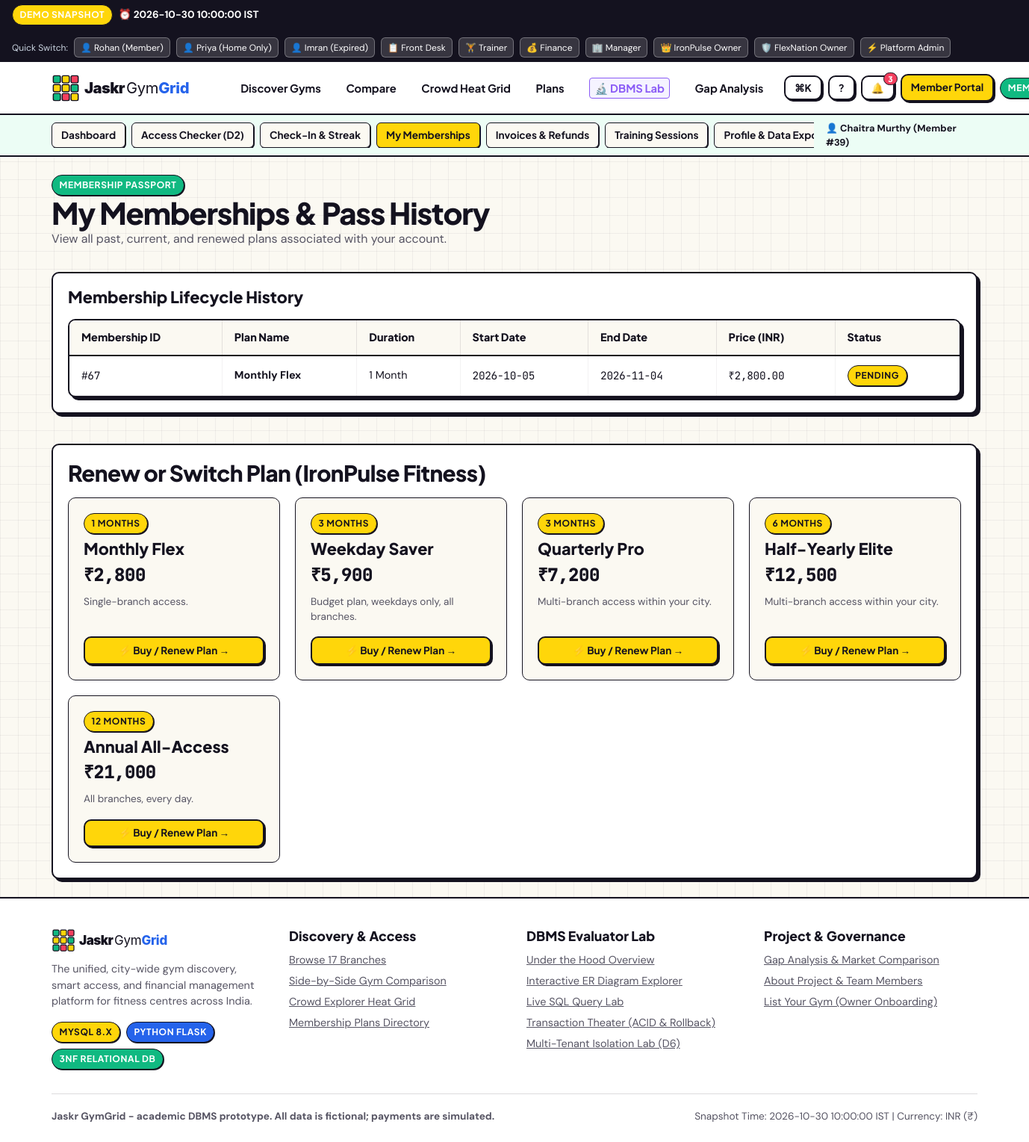
The app's page /member/memberships (signed in), older data.
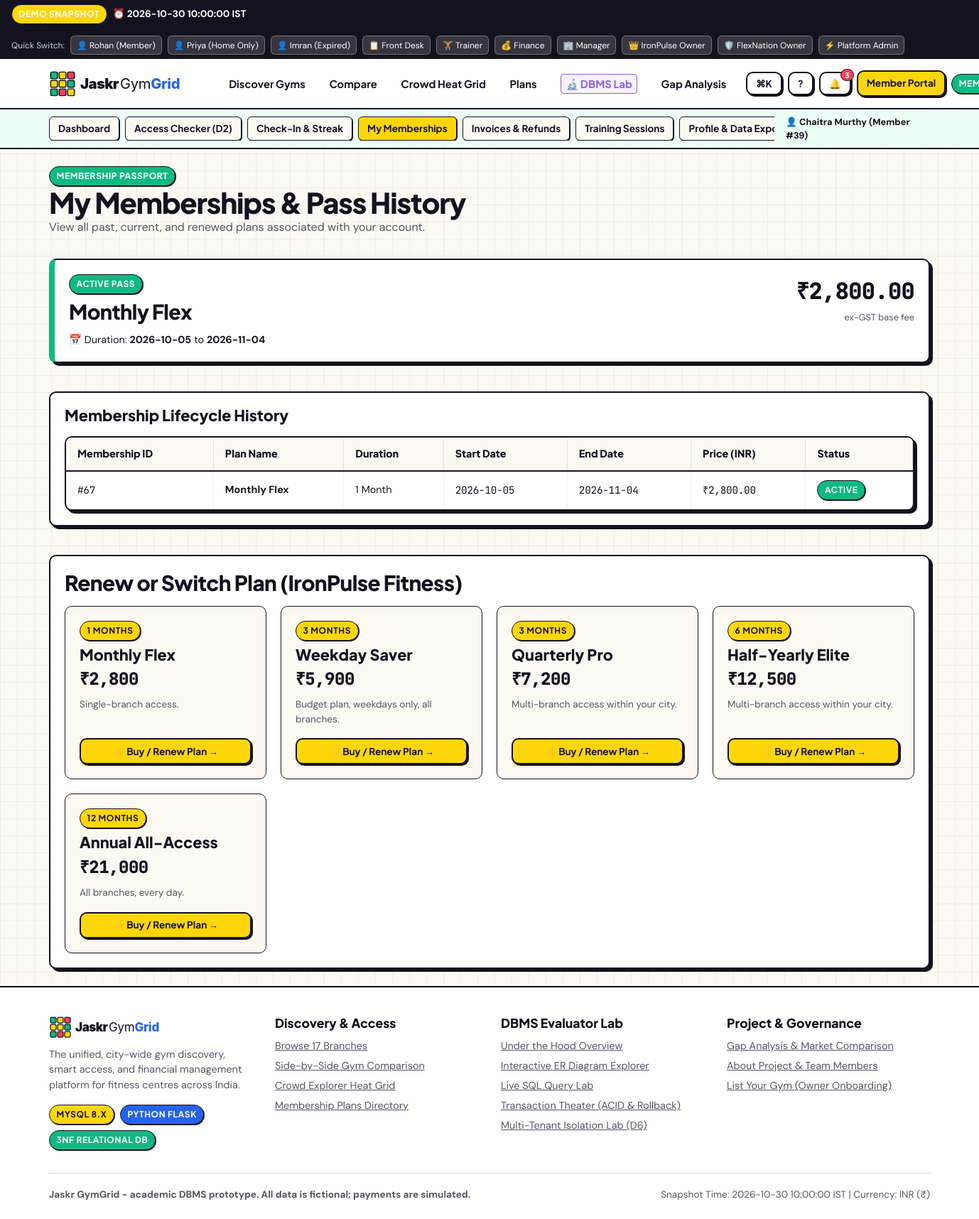
The same page, newer data.
### tables this page shows
CREATE TABLE members (
        member_id INTEGER PRIMARY KEY AUTOINCREMENT,
        user_id INTEGER NOT NULL,
        home_branch_id INTEGER NOT NULL,
        full_name TEXT NOT NULL,
        phone TEXT NOT NULL,
        registration_date TEXT NOT NULL,
        FOREIGN KEY (user_id) REFERENCES users(user_id),
        FOREIGN KEY (home_branch_id) REFERENCES branches(branch_id)
    );

CREATE TABLE memberships (
        membership_id INTEGER PRIMARY KEY AUTOINCREMENT,
        member_id INTEGER NOT NULL,
        plan_id INTEGER NOT NULL,
        start_date TEXT NOT NULL,
        end_date TEXT NOT NULL,
        status TEXT NOT NULL DEFAULT 'pending',
        FOREIGN KEY (member_id) REFERENCES members(member_id),
        FOREIGN KEY (plan_id) REFERENCES membership_plans(plan_id)
    );

CREATE TABLE membership_plans (
        plan_id INTEGER PRIMARY KEY AUTOINCREMENT,
        organization_id INTEGER NOT NULL,
        plan_name TEXT NOT NULL,
        duration_months INTEGER NOT NULL,
        price REAL NOT NULL,
        description TEXT NOT NULL DEFAULT '',
        FOREIGN KEY (organization_id) REFERENCES organizations(organization_id)
    );

CREATE TABLE organizations (
        organization_id INTEGER PRIMARY KEY AUTOINCREMENT,
        name TEXT NOT NULL,
        contact_email TEXT NOT NULL,
        status TEXT NOT NULL DEFAULT 'active',
        brand_type TEXT NOT NULL DEFAULT 'independent',
        headquarters_city TEXT NOT NULL,
        created_at TEXT NOT NULL
    );

### app/member.py (the view)
@member_bp.route("/memberships")
@login_required
@roles_required("member")
def memberships():
    member, active_ms = get_member_context()
    all_ms = query_all(
        "SELECT ms.*, p.plan_name, p.duration_months, p.price, p.description "
        "FROM memberships ms JOIN membership_plans p ON ms.plan_id = p.plan_id "
        "WHERE ms.member_id = %s ORDER BY ms.start_date DESC;", (member["member_id"],)
    )
    available_plans = query_all(
        "SELECT * FROM membership_plans WHERE organization_id = %s ORDER BY duration_months, price;", (member["organization_id"],)
    )
    return render_template("member/memberships.html",
                           member=member,
                           active_ms=active_ms,
                           all_ms=all_ms,
                           available_plans=available_plans,
                           portal_context="member",
                           active_tab="memberships")

### templates/member/memberships.html (shortened to what this page needs)
{% extends "base.html" %}
{% block content %}
<div class="container">
  <div style="margin-bottom: 2rem;">
    <span class="badge badge-mint">Membership Passport</span>
    <h1>My Memberships & Pass History</h1>
    <p style="color: var(--ink-muted);">View all past, current, and renewed plans associated with your account.</p>
  </div>
  {% if active_ms %}
    <div class="card" style="border-left: 8px solid var(--mint-green); margin-bottom: 2.5rem; background: #FFFFFF;">
      <div style="display: flex; justify-content: space-between; align-items: flex-start; flex-wrap: wrap; gap: 1rem;">
        <div>
          <span class="badge badge-mint" style="margin-bottom: 0.5rem;">ACTIVE PASS</span>
          <h2 style="font-size: 1.8rem; margin-bottom: 0.25rem;">{{ active_ms.plan_name }}</h2>
          <div style="font-size: 0.9rem;">
            📅 Duration: <strong>{{ active_ms.start_date }}</strong> to <strong>{{ active_ms.end_date }}</strong>
          </div>
        </div>
        <div style="text-align: right;">
          <div class="mono-num" style="font-size: 2rem; font-weight: 900; color: var(--ink-primary);">
            ₹{{ "{:,.2f}".format(active_ms.price) }}
          </div>
          <span style="font-size: 0.8rem; color: var(--ink-muted);">ex-GST base fee</span>
        </div>
      </div>
    </div>
  {% endif %}
  <div class="card" style="margin-bottom: 2.5rem;">
    <h3 style="margin-bottom: 1rem;">Membership Lifecycle History</h3>
    <div class="table-responsive">
      <table class="table-custom">
        <thead>
          <tr>
            <th>Membership ID</th>
            <th>Plan Name</th>
            <th>Duration</th>
            <th>Start Date</th>
            <th>End Date</th>
            <th>Price (INR)</th>
            <th>Status</th>
          </tr>
        </thead>
        <tbody>
          {% for ms in all_ms %}
            <tr>
              <td class="mono-num">#{{ ms.membership_id }}</td>
              <td><strong>{{ ms.plan_name }}</strong></td>
              <td>{{ ms.duration_months }} Month{{ 's' if ms.duration_months > 1 else '' }}</td>
              <td class="mono-num">{{ ms.start_date }}</td>
              <td class="mono-num">{{ ms.end_date }}</td>
              <td class="mono-num">₹{{ "{:,.2f}".format(ms.price) }}</td>
              <td>
                <span class="badge {% if ms.status == 'active' %}badge-mint{% elif ms.status == 'expired' %}badge-coral{% else %}badge-yellow{% endif %}">
                  {{ ms.status|upper }}
                </span>
              </td>
            </tr>
          {% endfor %}
        </tbody>
      </table>
    </div>
  </div>
  <div class="card">
    <h2 style="margin-bottom: 1rem;">Renew or Switch Plan ({{ member.organization_name }})</h2>
    <div style="display: grid; grid-template-columns: repeat(auto-fit, minmax(260px, 1fr)); gap: 1.25rem;">
      {% for p in available_plans %}
        <div style="border: var(--border-thin); border-radius: var(--radius-md); padding: 1.25rem; background: var(--bg-canvas); display: flex; flex-direction: column; justify-content: space-between;">
          <div>
            <span class="badge badge-yellow" style="margin-bottom: 0.5rem;">{{ p.duration_months }} Months</span>
            <h3 style="margin-bottom: 0.25rem;">{{ p.plan_name }}</h3>
            <div class="mono-num" style="font-size: 1.5rem; font-weight: 900; color: var(--ink-primary); margin-bottom: 0.5rem;">
              ₹{{ "{:,.0f}".format(p.price) }}
            </div>
            <p style="font-size: 0.85rem; color: var(--ink-muted); margin-bottom: 1rem;">{{ p.description }}</p>
          </div>
          <a href="{{ url_for('member.checkout', plan_id=p.plan_id) }}" class="btn btn-sm btn-primary" style="width: 100%;">
            ⚡ Buy / Renew Plan →
          </a>
        </div>
      {% endfor %}
    </div>
  </div>
</div>
{% endblock %}

### templates/components/header.html (shortened to what this page needs)
<header>
  <div class="demo-bar">
    <div class="demo-title">
      <span class="badge badge-yellow">DEMO SNAPSHOT</span>
      <span>⏰ 2026-10-30 10:00:00 IST</span>
    </div>
    <div class="demo-chips">
      <span style="font-size: 0.75rem; color: #CBD5E1;">Quick Switch:</span>
      <a href="{{ url_for('auth.quick_login', email='member.demo@jaskrgymgrid.example') }}" class="demo-chip" title="Rohan - Annual All-Access (FULL)">👤 Rohan (Member)</a>
      <a href="{{ url_for('auth.quick_login', email='member.monthly.demo@jaskrgymgrid.example') }}" class="demo-chip" title="Priya - Monthly Flex (HOME_ONLY)">👤 Priya (Home Only)</a>
      <a href="{{ url_for('auth.quick_login', email='member.expired.demo@jaskrgymgrid.example') }}" class="demo-chip" title="Imran - Expired">👤 Imran (Expired)</a>
      <a href="{{ url_for('auth.quick_login', email='frontdesk.demo@jaskrgymgrid.example') }}" class="demo-chip" title="Front Desk Saket">📋 Front Desk</a>
      <a href="{{ url_for('auth.quick_login', email='trainer.demo@jaskrgymgrid.example') }}" class="demo-chip" title="Trainer Saket">🏋️ Trainer</a>
      <a href="{{ url_for('auth.quick_login', email='finance.demo@jaskrgymgrid.example') }}" class="demo-chip" title="Finance Desk">💰 Finance</a>
      <a href="{{ url_for('auth.quick_login', email='manager.demo@jaskrgymgrid.example') }}" class="demo-chip" title="Branch Manager Saket">🏢 Manager</a>
      <a href="{{ url_for('auth.quick_login', email='owner.ironpulse.demo@jaskrgymgrid.example') }}" class="demo-chip" title="IronPulse Owner">👑 IronPulse Owner</a>
      <a href="{{ url_for('auth.quick_login', email='owner.flexnation.demo@jaskrgymgrid.example') }}" class="demo-chip" title="FlexNation Owner (Cross-Tenant)">🛡️ FlexNation Owner</a>
      <a href="{{ url_for('auth.quick_login', email='admin.demo@jaskrgymgrid.example') }}" class="demo-chip" title="Platform Administrator">⚡ Platform Admin</a>
    </div>
  </div>
  <nav class="header-nav">
    <div class="container nav-container">
      <a href="{{ url_for('public.home') }}" class="brand-lockup">
        <img src="{{ url_for('static', filename='img/logo_full.svg') }}" alt="Jaskr GymGrid">
      </a>
      <ul class="nav-links">
        <li><a href="{{ url_for('public.discover') }}" class="nav-link">Discover Gyms</a></li>
        <li><a href="{{ url_for('public.compare') }}" class="nav-link">Compare</a></li>
        <li><a href="{{ url_for('public.crowd') }}" class="nav-link">Crowd Heat Grid</a></li>
        <li><a href="{{ url_for('public.plans') }}" class="nav-link">Plans</a></li>
        <li><a href="{{ url_for('lab.index') }}" class="nav-link" style="color: var(--violet-royal);"><strong style="background: var(--violet-subtle); padding: 2px 6px; border-radius: 4px; border: 1.5px solid var(--violet-royal); white-space: nowrap;">🔬 DBMS Lab</strong></a></li>
        <li><a href="{{ url_for('public.gap_analysis') }}" class="nav-link">Gap Analysis</a></li>
      </ul>
      <div style="display: flex; align-items: center; gap: 0.5rem; position: relative;">
        <button class="btn btn-sm" onclick="document.getElementById('cmdPaletteBackdrop').style.display='flex'; document.getElementById('cmdPaletteInput').focus();" title="Command Palette (Cmd+K)">
          <span>⌘K</span>
        </button>
        <button class="btn btn-sm" onclick="document.getElementById('shortcutsBackdrop').style.display='flex';" title="Keyboard Shortcuts (?)">
          <span>?</span>
        </button>
        <div style="position: relative;">
          <button class="btn btn-sm" id="notifBellBtn" onclick="const p = document.getElementById('notifDropdown'); p.style.display = p.style.display === 'block' ? 'none' : 'block';" title="System Notifications" style="position: relative;">
            <span>🔔</span>
            <span style="position: absolute; top: -6px; right: -6px; background: var(--hot-coral); color: #fff; font-size: 0.65rem; font-weight: 800; padding: 1px 5px; border-radius: 10px; border: 1.5px solid #14121F;">3</span>
          </button>
        </div>
        {% if session.user_id %}
          <div style="display: flex; align-items: center; gap: 0.5rem;">
            {% if session.role == 'member' %}
              <a href="{{ url_for('member.dashboard') }}" class="btn btn-sm btn-primary">Member Portal</a>
              <span class="badge badge-mint">Member</span>
            {% elif session.role == 'owner' %}
              <a href="{{ url_for('owner.dashboard') }}" class="btn btn-sm btn-danger">Owner Portal</a>
              <span class="badge badge-coral">{{ session.organization_name or 'Owner' }}</span>
            {% elif session.role == 'admin' %}
              <a href="{{ url_for('admin.dashboard') }}" class="btn btn-sm" style="background: var(--violet-royal); color: #fff;">Admin Portal</a>
              <span class="badge badge-violet">Platform Admin</span>
            {% endif %}
          </div>
        {% else %}
          <a href="{{ url_for('auth.list_gym') }}" class="btn btn-sm">List Your Gym</a>
          <a href="{{ url_for('auth.login') }}" class="btn btn-sm btn-primary">Sign In</a>
          <a href="{{ url_for('auth.register') }}" class="btn btn-sm btn-accent">Join</a>
        {% endif %}
      </div>
    </div>
  </nav>
  {% if portal_context == 'member' %}
    <div class="role-subnav" style="background: var(--mint-green-subtle);">
      <div class="container subnav-inner">
        <div class="subnav-tabs">
          <a href="{{ url_for('member.dashboard') }}" class="subnav-tab {% if active_tab == 'dashboard' %}active{% endif %}">Dashboard</a>
          <a href="{{ url_for('member.access_checker') }}" class="subnav-tab {% if active_tab == 'access_checker' %}active{% endif %}">Access Checker (D2)</a>
          <a href="{{ url_for('member.check_in') }}" class="subnav-tab {% if active_tab == 'check_in' %}active{% endif %}">Check-In & Streak</a>
          <a href="{{ url_for('member.memberships') }}" class="subnav-tab {% if active_tab == 'memberships' %}active{% endif %}">My Memberships</a>
          <a href="{{ url_for('member.billing') }}" class="subnav-tab {% if active_tab == 'billing' %}active{% endif %}">Invoices & Refunds</a>
          <a href="{{ url_for('member.training') }}" class="subnav-tab {% if active_tab == 'training' %}active{% endif %}">Training Sessions</a>
          <a href="{{ url_for('member.profile') }}" class="subnav-tab {% if active_tab == 'profile' %}active{% endif %}">Profile & Data Export</a>
        </div>
        <div style="font-size: 0.8rem; font-weight: 700;">
          👤 {{ session.full_name }} (Member #{{ session.member_id }})
        </div>
      </div>
    </div>
  {% endif %}
</header>

Row changes from the older to the newer data that the page shows:
shown differently, row unchanged: membership_plans "Monthly Flex": plan_name (not shown) → "Monthly Flex"; price (not shown) → "2,800.00"
changed memberships "Monthly Flex": start_date (not shown) → "2026-10-05"; end_date (not shown) → "2026-11-04"; status "PENDING" → "ACTIVE"
Text that changed along with them:
text now shown: "ACTIVE PASS 📅 Duration: to ₹ ex-GST base fee"
